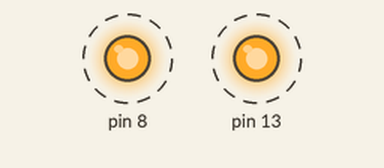
Simulated run of this sketch. Board: Arduino Uno, built with avr-gcc and run on an emulated ATmega328P. Shown: output pins drawn as LEDs (lit = HIGH). Dashed ring = blinking.

Above: at 0.5 s.
Timing chart, 0 to 4.6 s (numbered marks = the images above):
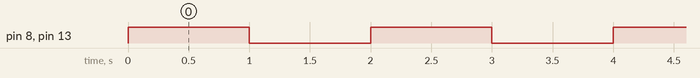

The sketch:

ResetArduino.ino
```cpp
// the setup function runs once when you press reset or power the board
void setup() {

  pinMode(8, OUTPUT);
  pinMode(13, OUTPUT);
}

// the loop function runs over and over again forever
void loop() {
  digitalWrite(8, HIGH);   // turn the LED on (HIGH is the voltage level)
  digitalWrite(13, HIGH);   // turn the LED on (HIGH is the voltage level)
  delay(1000); // wait for a second
  digitalWrite(8, LOW);    // turn the LED off by making the voltage LOW
  digitalWrite(13, LOW);    // turn the LED off by making the voltage LOW
  delay(1000);              // wait for a second
}
```

Measured:
- by itself, pin 8, pin 13: alternates HIGH for 1.0 s and LOW for 1.0 s
